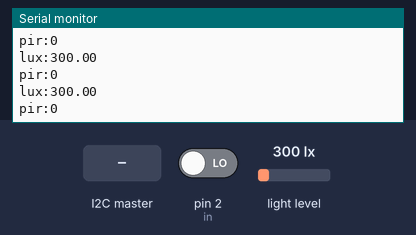
Bench run of a sketch on a simulated Arduino Uno, built with avr-gcc and run on an emulated ATmega328P. Parts: the last lines printed to the serial monitor. Inputs (shaded band) come from the test bench; at power-on: light level 300 lx, pin 2 (in) LOW.

Above: at 3.2 s.
3.3 s: light level set to 40 lx
At 3.54 s:
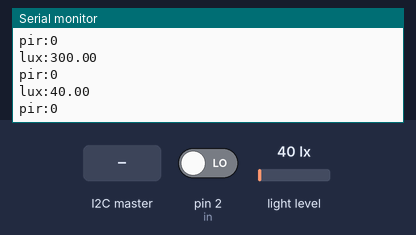
4.8 s: pin 2 (in) driven HIGH
At 5.13 s:
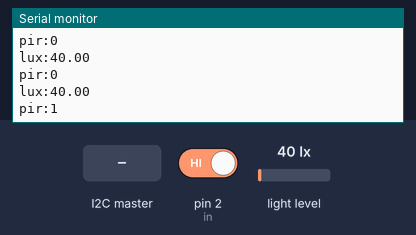
6.3 s: the I2C master sends the byte 1
At 6.47 s:
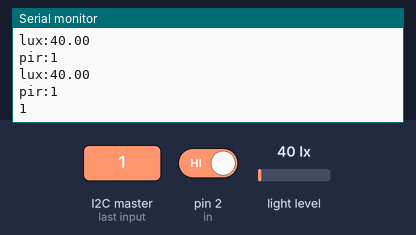
7.8 s: the I2C master sends the byte 0
9.3 s: light level set to 500 lx
At 9.36 s:
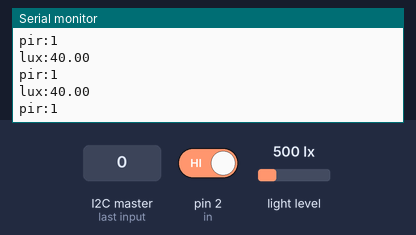
Timing chart, 0 to 11.8 s (numbered marks = the images above; inputs shaded):
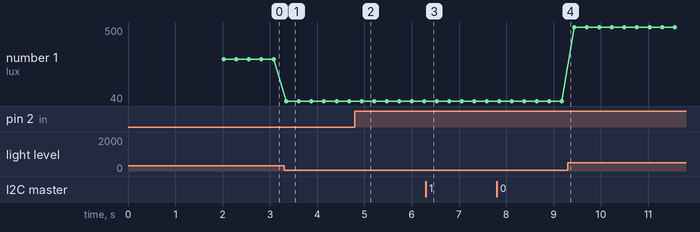

The sketch:

room-node.ino
```cpp
#include <Wire.h>
#include <Adafruit_Sensor.h>
#include <Adafruit_TSL2561_U.h>

Adafruit_TSL2561_Unified tsl = Adafruit_TSL2561_Unified(TSL2561_ADDR_FLOAT, 12345);

#define ADDR 0x06
#define DT 250

const int in = 2;

int lux = 0;
int move = 0;

void setup(){
  // lines that the RPi must ignore start with a dash
  // like comments

  Serial.begin(115200);
  delay(2000);
  Serial.println();

  Serial.println("- Starting Room Node");

  Wire.begin(ADDR);
  Wire.onReceive(recv);
  Wire.onRequest(send);

  pinMode(in, INPUT);

  if(!tsl.begin()){
    Serial.println("- No lux sensor found");
    while (1);
  }

  Serial.println("- Lux sensor found");

  configureSensor();

  Serial.print("- I2C opening on addr: ");
  Serial.println(ADDR);
  Serial.println("- Ready ...");
}

void configureSensor(void){
  tsl.enableAutoRange(true);
  tsl.setIntegrationTime(TSL2561_INTEGRATIONTIME_13MS);
  Serial.println("------------------------------------");
  Serial.print  ("- Gain:         "); Serial.println("Auto");
  Serial.print  ("- Timing:       "); Serial.println("13 ms");
  Serial.println("------------------------------------");
}

void loop(){
  sensors_event_t event;
  tsl.getEvent(&event);

  Serial.print("lux:");
  Serial.println(event.light);
  Serial.print("pir:");
  Serial.println((digitalRead(in)) ? 1 : 0);

  delay(DT);
}

void recv(int i){
  byte r = Wire.read();
  Serial.println(r);
}

void send(){
  Wire.write(move);
  Wire.write(lux);
}
```

Measured:
- after the input at 3.3 s, the serial monitor: prints a new line after 0.05 s (image 1)
- after the input at 4.8 s, the serial monitor: prints a new line after 0.14 s (image 2)
- after the input at 6.3 s, the serial monitor: prints a new line at once (image 3)
- plotted number 1: 300 → 40 after the input at 3.3 s, 40 → 500 after the input at 9.3 s
